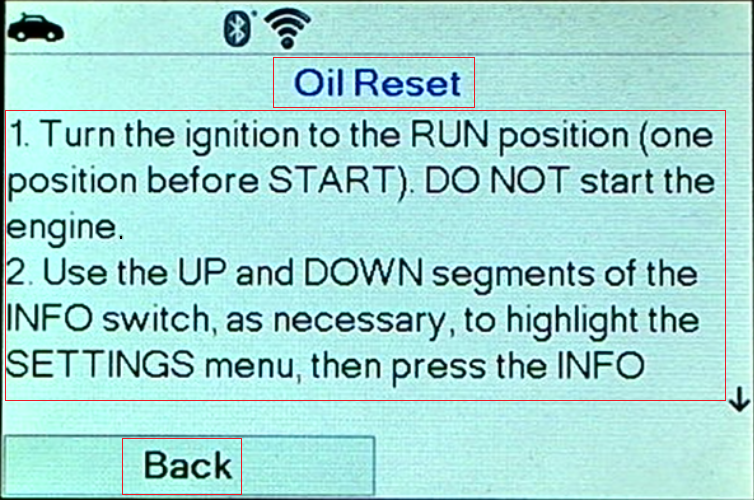
#> input picture reference/demo/oil1.png, 754 x 500 px, found by its file name
$ python 'not used_research images.py'
#> lines starting #> are read from the running program, lines starting #| are printed output that depends on the picture; after the words box and inside, x2 and y2 are one past the last pixel; in counts of white or black regions, pixels touching at a corner belong together
from sys import exit
import math

import numpy as np
import cv2

import re
import pytesseract


pytesseract.pytesseract.tesseract_cmd = r"C:\Program Files\Tesseract-OCR\tesseract.exe"


ARC_LENGTH_ADJUST = 0.015
SCREEN_WIDTH = 500

# [48 lines left out: functions resize_img, ocr_read, ocr_read_with_filters, not called in this run]


def img_show(img_name, img):
    if isinstance(img, list):
        for each_img in img:
            cv2.imshow(img_name, each_img)
    else:
        cv2.imshow(img_name, img)

    cv2.waitKey(0)
    cv2.destroyAllWindows()


# [349 lines left out: functions find_contours, draw_bounding_box, draw_all_contours, find_screen_contour, rotate_image, get_screen_with_canvas and 7 more, not called in this run]


# Load image, convert to HSV format, define lower/upper ranges, and perform
# color segmentation to create a binary mask
img = cv2.imread('reference\\oil1.png')
#> img is the input picture: shape (500, 754, 3); mean B, G, R 213.2, 217.5, 164
img_show('root', img)

gray = cv2.cvtColor(img, cv2.COLOR_BGR2GRAY)
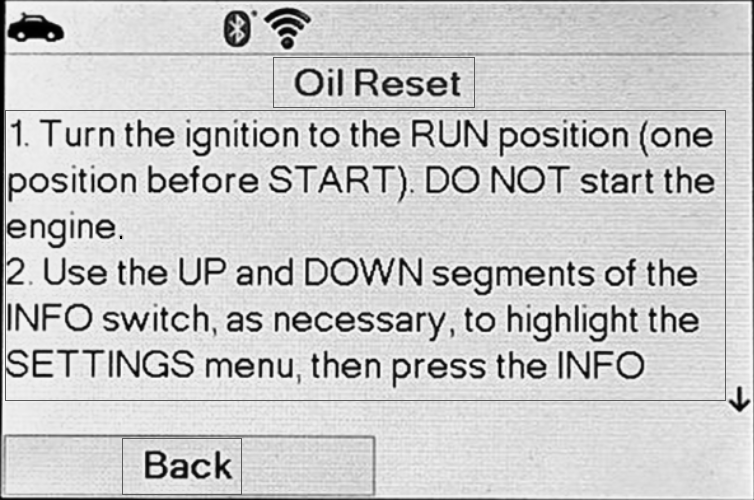
#> gray: shape (500, 754); min 0, max 251, mean 201
# Performing OTSU threshold
ret, thresh1 = cv2.threshold(gray, 0, 255, cv2.THRESH_OTSU | cv2.THRESH_BINARY_INV)
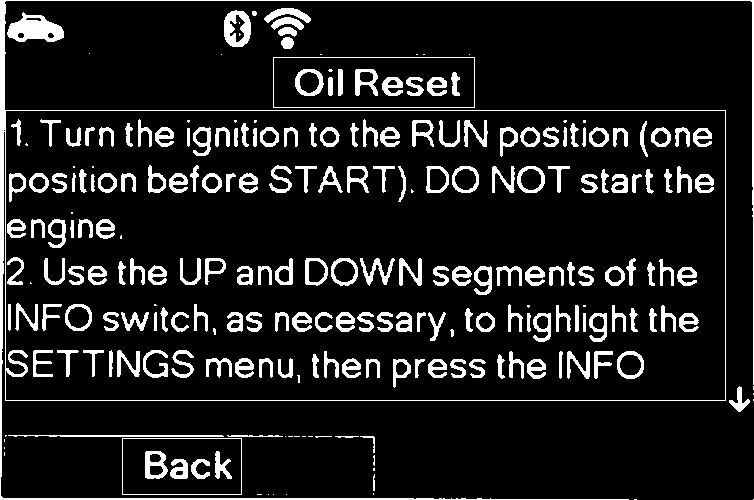
#> thresh1: shape (500, 754); 11.4% white; 243 white regions (48 under 20 px), largest, box (x1, y1, x2, y2) and area: (0, 0, 754, 500) 6427, (7, 12, 64, 42) 1046, (224, 10, 251, 47) 641
#> ret = 140

img_show('root', thresh1)


#> (the run stopped early here; a loop or call above may not have finished)

$ run again, with reference/demo/oil2.png copied over reference/demo/oil1.png
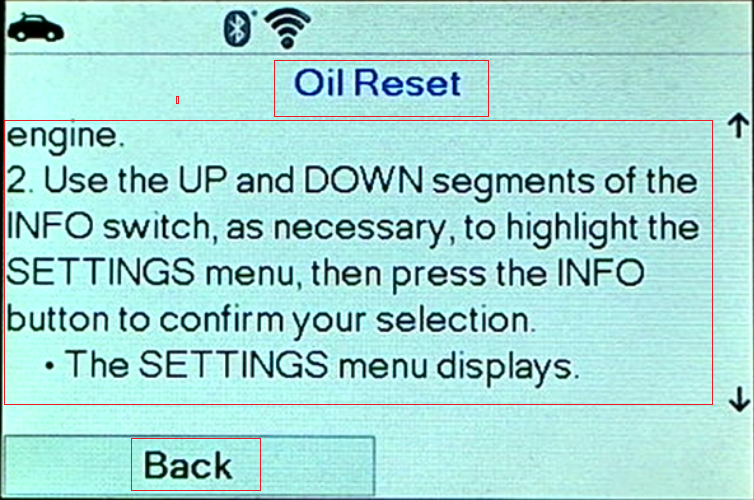
#> input picture reference/demo/oil2.png, 754 x 500 px, found by its file name
#> img is the input picture: shape (500, 754, 3); mean B, G, R 214.3, 218.8, 165.1
#> `gray = cv2.cvtColor(img, cv2.COLOR_BGR2GRAY)`:
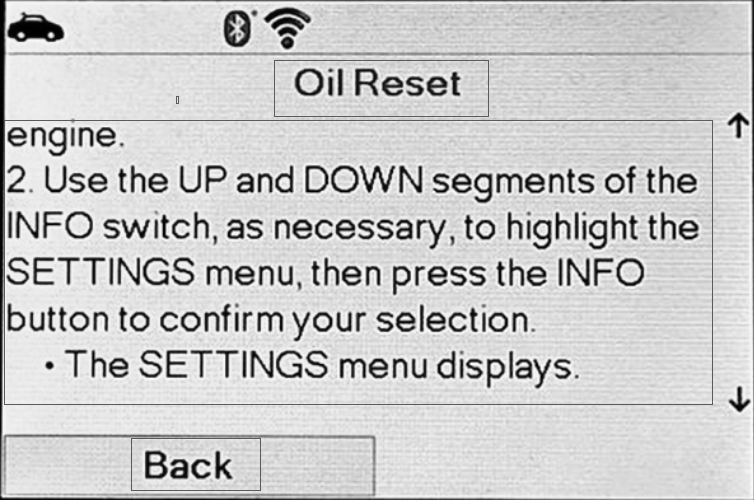
#> gray: shape (500, 754); min 0, max 251, mean 202.2
#> `ret, thresh1 = cv2.threshold(gray, 0, 255, cv2.THRESH_OTSU | cv2.THRES..`:
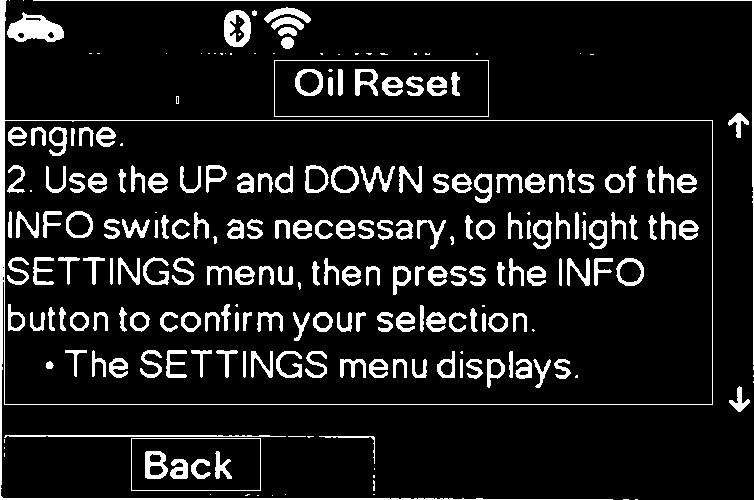
#> thresh1: shape (500, 754); 10.7% white; 235 white regions (57 under 20 px), largest, box (x1, y1, x2, y2) and area: (0, 0, 713, 500) 4816, (33, 0, 754, 365) 1276, (7, 12, 64, 42) 1050
#> ret = 141

$ run again, with reference/demo/oil3.png copied over reference/demo/oil1.png
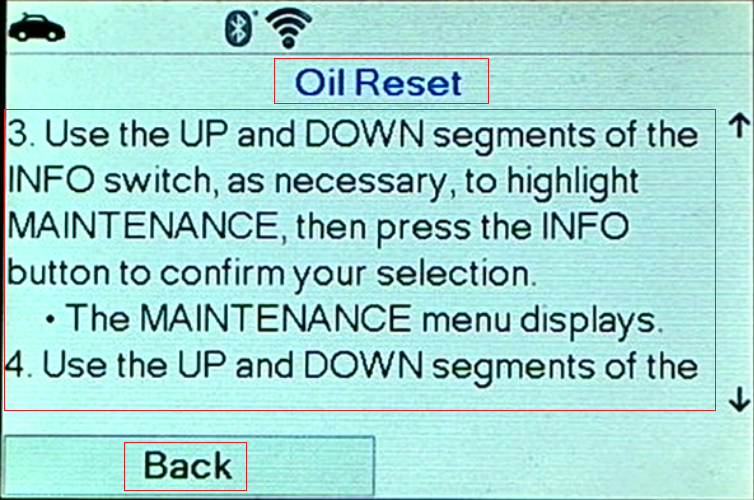
#> input picture reference/demo/oil3.png, 754 x 500 px, found by its file name
#> img is the input picture: shape (500, 754, 3); mean B, G, R 212.1, 216.9, 163.8
#> `gray = cv2.cvtColor(img, cv2.COLOR_BGR2GRAY)`:
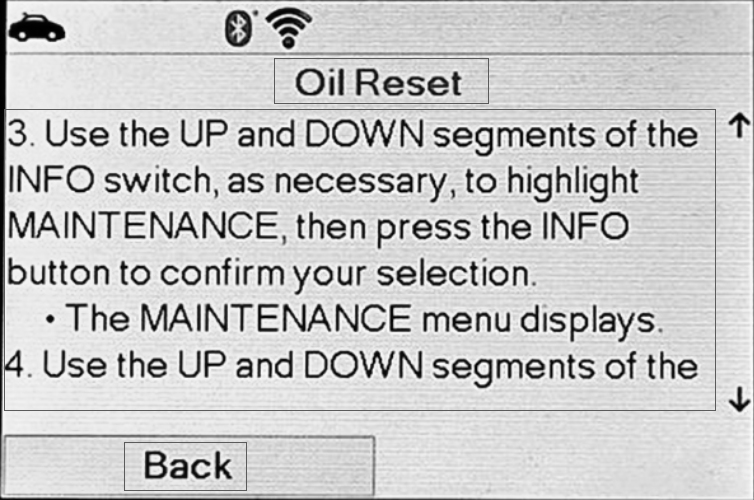
#> gray: shape (500, 754); min 0, max 252, mean 200.5
#> `ret, thresh1 = cv2.threshold(gray, 0, 255, cv2.THRESH_OTSU | cv2.THRES..`:
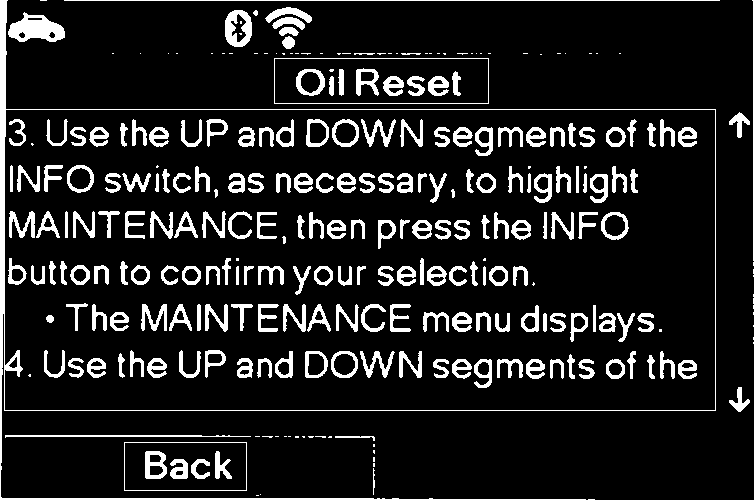
#> thresh1: shape (500, 754); 12.1% white; 281 white regions (76 under 20 px), largest, box (x1, y1, x2, y2) and area: (0, 0, 716, 500) 5119, (8, 12, 65, 42) 1046, (64, 0, 720, 1) 656
#> ret = 141

$ run again, with reference/demo/oil4.png copied over reference/demo/oil1.png
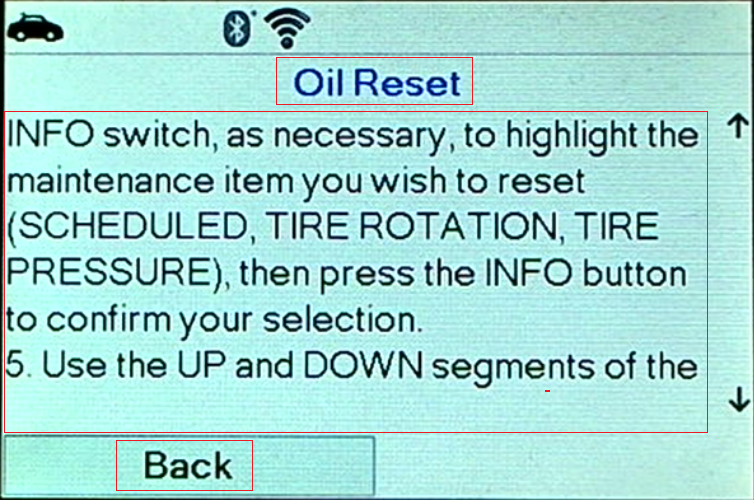
#> input picture reference/demo/oil4.png, 754 x 500 px, found by its file name
#> img is the input picture: shape (500, 754, 3); mean B, G, R 212.5, 216.9, 163.8
#> `gray = cv2.cvtColor(img, cv2.COLOR_BGR2GRAY)`:
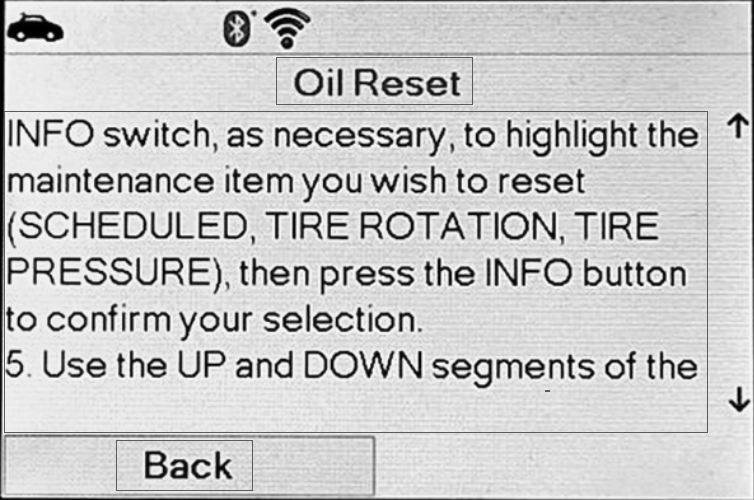
#> gray: shape (500, 754); min 0, max 252, mean 200.5
#> `ret, thresh1 = cv2.threshold(gray, 0, 255, cv2.THRESH_OTSU | cv2.THRES..`:
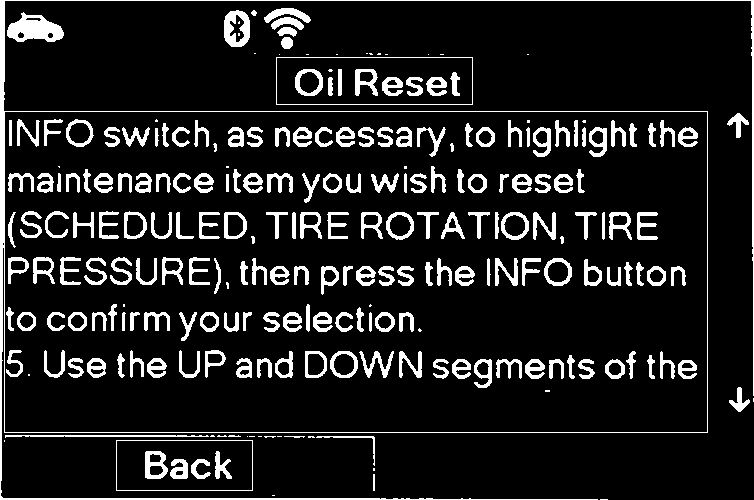
#> thresh1: shape (500, 754); 11.9% white; 243 white regions (39 under 20 px), largest, box (x1, y1, x2, y2) and area: (0, 0, 754, 500) 6167, (7, 12, 64, 42) 1053, (224, 10, 250, 47) 627
#> ret = 141
